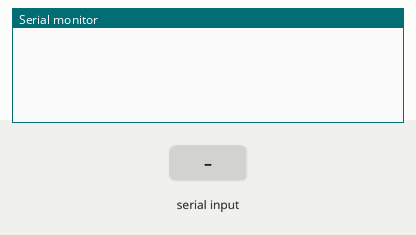
Simulated run of this sketch. Board: Arduino Uno, built with avr-gcc and run on an emulated ATmega328P. Shown: the last lines printed to the serial monitor. Inputs (shaded band) come from the test bench.

Above: at 1.2 s.
1.3 s: "read \n" received over Serial
At 2.2 s:
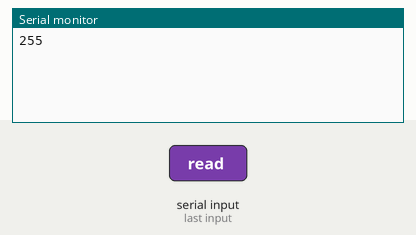
2.8 s: "90 45 200\n" received over Serial
At 3.5 s:
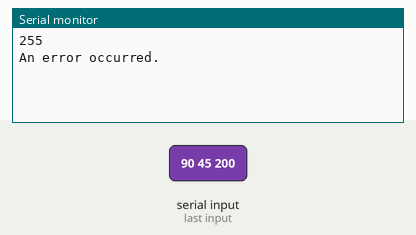

The sketch:

read-write-eeprom.ino
```cpp
#include <EEPROM.h>

String input; // for incoming serial data
char terminator = 10;  // newline

void setup() {
  Serial.begin(9600); // opens serial port, sets data rate to 9600 bps
  while (!Serial) {
    ; // wait for serial port to connect. Needed for native USB port only
  }
}

void loop() {
  // send data only when you receive data:
  if (Serial.available() > 0) {
    // read the incoming String:
    input = Serial.readStringUntil(terminator);

    if(input.startsWith("read ")) {
      // parse the int address following "read "
      int address = input.substring(5).toInt();

      int result = EEPROM.read(address);

      Serial.println(result);
    }
    else if(input.startsWith("write ")) {
      // trim "write " from the input
      String addrValue = input.substring(6);

      // index of the space between the two ints
      int splitIndex = addrValue.indexOf(' ');

      // parse the int before the space
      int address = addrValue.substring(0, splitIndex).toInt();

      // parse the int after the space
      int value = addrValue.substring(splitIndex+1).toInt();

      EEPROM.write(address, value);
    }
    else {
      // error
      Serial.println("An error occurred.");
    }
  }
}
```

Measured:
- after the input at 1.3 s, the serial monitor: prints a new line at once (image 1)
- after the input at 2.8 s, the serial monitor: prints a new line at once (image 2)
